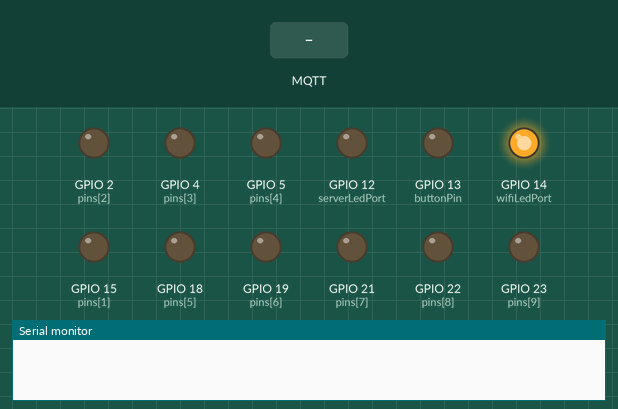
This sketch was run on a simulated ESP32. On the bench: output pins drawn as LEDs (lit = HIGH), the last lines printed to the serial monitor. The test bench sets the inputs (shaded band). WiFi joins after 1.5 s; servers stay silent unless stated; no MQTT or app messages arrive unless stated.

Above: at 0.1 s.
At 1.0 s:
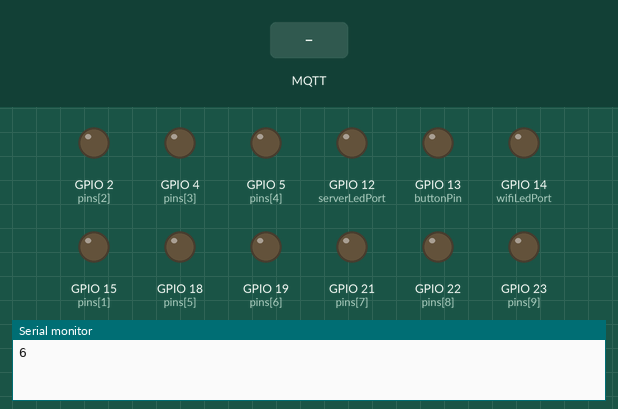
At 3.0 s:
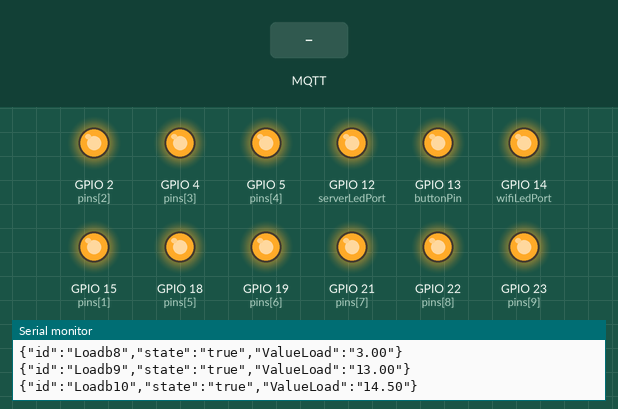
3.1 s: MQTT message "true" arrives on the first subscribed topic
4.6 s: MQTT message "on" arrives on the first subscribed topic
Timing chart, 0 to 7.6 s (numbered marks = the images above; inputs shaded):
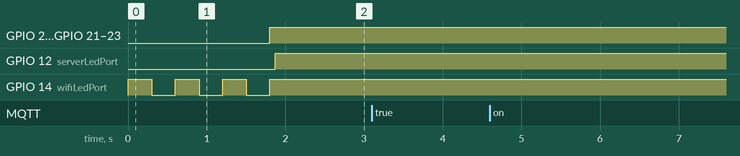

The sketch:

esp2-code.ino
```cpp
#include "WiFi.h"
#include "PubSubClient.h"
#include "ArduinoJson.h"


String broker = "ip-160-153-252-170.ip.secureserver.net";
int port = 1883;
String topicIn = "loads-control";
String topicOut = "loads-updates";
const char* ssid ="Brrr";
const char* password ="Hamad19966";
int wifiLedPort = 14;
int serverLedPort = 12;
const String id = "ESP-B";
float counter = 0;
String username = "espUser";
String sPassword = "3R_fv!PvDyDnD64wB@-$e9k";

const int ledPin = 12;
int buttonPin = 13 ;

StaticJsonDocument<300> loads; //Memory pool
String loadsNames [] = {"Loadb1", "Loadb2", "Loadb3", "Loadb4", "Loadb5", "Loadb6", "Loadb7", "Loadb8", "Loadb9", "Loadb10"};
float loadsPower [] = {22.5, 12.5, 21.5, 12.5, 10, 7, 15, 3, 13, 14.5};
int pins [] = {13, 15, 2, 4, 5, 18, 19, 21, 22, 23};

bool statuses [] = {true,true,true,true,true,true,true,true,true,true};
int additionalLoadValues[] = {0, 10, 20, 30, 40};
int additionalLoadIndex = 0;
StaticJsonDocument<256> doc;

int indexOf (String arr[], String value) {
    int s = sizeof(arr)/sizeof(int);
    //Serial.println(s);
    for (int i=0; i < 10;i++) {
      if (arr[i] == value) {
        return i;
      }
    }
    return -1;
}

void parseMessage(String msg){
  Serial.println("parsing");
  Serial.println(msg);
  auto error = deserializeJson(doc, msg);
  if (error) { //Check for errors in parsing
  Serial.println("Parsing failed");
  delay(5000);
  return;}

  const char * lid = doc["id"];
  const char * loadsA = doc["loadA"];
  const char * loadsB = doc["loadB"];

  String s = doc["state"];
  String valueLoadStr = doc["ValueLoad"];
  bool state = s == "true";
  if (lid){
    Serial.println(lid);
    Serial.println(state);
    int index = indexOf(loadsNames, lid);
    if (index >= 0) {
    Serial.println(index);
    Serial.print(pins[index]);
    bool currentStatus = statuses[index];
    statuses[index] = state;
    if (valueLoadStr) {
     float loadValue = valueLoadStr.toFloat();
     loadsPower[index] = loadValue;
    }
    if (currentStatus != state) {
      publishStatus(index);
      }
    }
    }
    if (loadsA) {
      //Serial.println(loadsA);
    }


  }

void callback(char* topic, byte* payload, unsigned int length) {

  if (String(topic) == topicIn){ //loadcontrol channel
    //Serial.println("it is my topic");
    String msg = String((char*) payload); //convert from bytes to string
    msg = msg.substring(0, length); //to avoid noise
    parseMessage(msg);
    }
  }

WiFiClient mqttClient; //mqttClient is a variale of type wificlient
PubSubClient client(mqttClient);

void publishStatus(int loadIndex) {
        String loadId = loadsNames[loadIndex];
        bool loadStatus = statuses[loadIndex];
        float value = loadsPower[loadIndex];
        String msg = String("{" + String('"') + "id" + String('"') + ":" + String('"') + loadId + String('"'));
        msg = msg + "," + String('"') + "state" + String('"')+ ":" + String('"') + String(loadStatus ? "true" : "false") + String('"');
        msg = msg + "," + String('"') + "ValueLoad" + String('"')+ ":" + String('"') + String(value) + String('"');
        msg = msg + "}";
        Serial.println(msg);
        if (client.publish(topicOut.c_str(), msg.c_str())) {}
}

void reconnect() {
  // Loop until we're reconnected
  while (!client.connected()) {
    //Serial.print("Attempting MQTT connection...");
    // Attempt to connect
    if (client.connect(id.c_str(),username.c_str(),sPassword.c_str())) { //if i got auth from authentication
      digitalWrite(serverLedPort, HIGH);
      //Serial.println("connected");
        for (int i=0; i < 10; i++) {
          publishStatus(i);
        }
      client.subscribe(topicIn.c_str());
    } else {
      digitalWrite(serverLedPort, HIGH);
      delay(500);
      digitalWrite(serverLedPort, LOW);
      delay(500);
    }
  }
}


void setup() {

pinMode(wifiLedPort,OUTPUT);
pinMode(serverLedPort,OUTPUT);

pinMode(ledPin, OUTPUT);
pinMode(buttonPin, INPUT);
  for (int i =0; i < 11; i++) {
      pinMode(pins[i],OUTPUT);
  }
Serial.begin(9600); //to show output on serial monitor or plotter //number of bits per second sent from esp through serial
WiFi.begin(ssid, password);
while (WiFi.status() != WL_CONNECTED)
{
  digitalWrite(wifiLedPort,HIGH);
  delay(300);
  digitalWrite(wifiLedPort,LOW);
  delay(300);
  Serial.println(WiFi.status());

  }
  if (WiFi.status() == WL_CONNECTED){
    Serial.println(WiFi.localIP());
  client.setServer(broker.c_str(), port); //setup for server
  client.setCallback(callback); //when you get data from server(broker), callback is the function to process this data. (asynchronous func)
  digitalWrite(wifiLedPort,HIGH);
  }

}

  int loadIndex = 0;
  bool dirtyBit = false;
void loop() {

  while (counter < 1000*60){ //takes one minute to send update
   counter++;
 for (int i =0; i < 10; i++) {
    if (statuses[i]) {
      digitalWrite(pins[i],HIGH);
    } else {
      digitalWrite(pins[i],LOW);
    }
  }
        /**/
  int ButtonState = 0;
  ButtonState = digitalRead(buttonPin); // read the button pin and store in ButtonState variable

  if (ButtonState == HIGH && dirtyBit) {

    dirtyBit = false;
    delay(200);
    if (ButtonState == HIGH ) {
        Serial.println(ButtonState ? "high":"low");
      loadIndex = (loadIndex + 1) % 5;
      statuses[10] = additionalLoadValues[loadIndex] > 0;
      loadsPower[10] = additionalLoadValues[loadIndex];
      publishStatus(10);
      delay(100);
      Serial.println(loadIndex);
     }
  } else {
      delay (20);
      if (ButtonState == LOW) {
      dirtyBit = false;
      }
     }
    if (!client.connected()){
    reconnect(); }
    client.loop(); // to test if there are any new messages

  delay(1);
  }

   counter = 0;
  delay(200);
if (!client.connected()) {
    reconnect();

  }
  else{
        for (int i=0; i < 10; i++) {
          publishStatus(i);
        }
  }
}
```
